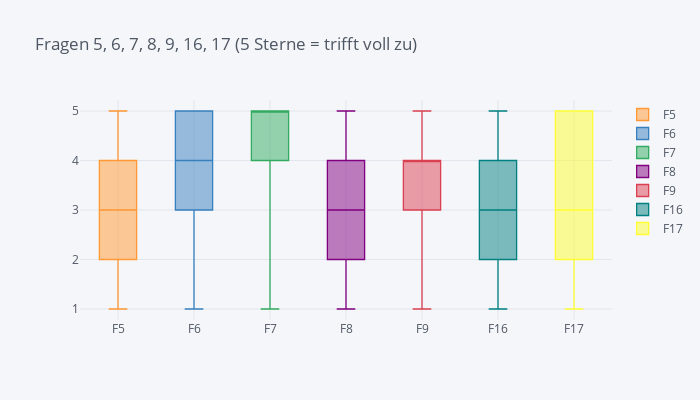

Source (notebook cell):
### Code cell
d=df[['F5', 'F6', 'F7', 'F8', 'F9', 'F16', 'F17']]
d.iplot(kind='box', dimensions=(700, 400), title='Fragen 5, 6, 7, 8, 9, 16, 17 (5 Sterne = trifft voll zu)')

### Figure 1 — Plotly figure (JSON) as saved in the notebook; plotly's stock layout.template omitted (floating-point values rounded to 4 significant figures; data arrays with more than 128 entries replaced by an {"elided": "..."} marker saying what was removed)
{"data": [{"boxpoints": false, "line": {"width": 1.3}, "marker": {"color": "rgba(255, 153, 51, 1.0)"}, "name": "F5", "orientation": "v", "type": "box", "y": {"elided": "640 int values"}}, {"boxpoints": false, "line": {"width": 1.3}, "marker": {"color": "rgba(55, 128, 191, 1.0)"}, "name": "F6", "orientation": "v", "type": "box", "y": {"elided": "640 int values"}}, {"boxpoints": false, "line": {"width": 1.3}, "marker": {"color": "rgba(50, 171, 96, 1.0)"}, "name": "F7", "orientation": "v", "type": "box", "y": {"elided": "640 int values"}}, {"boxpoints": false, "line": {"width": 1.3}, "marker": {"color": "rgba(128, 0, 128, 1.0)"}, "name": "F8", "orientation": "v", "type": "box", "y": {"elided": "640 int values"}}, {"boxpoints": false, "line": {"width": 1.3}, "marker": {"color": "rgba(219, 64, 82, 1.0)"}, "name": "F9", "orientation": "v", "type": "box", "y": {"elided": "640 int values"}}, {"boxpoints": false, "line": {"width": 1.3}, "marker": {"color": "rgba(0, 128, 128, 1.0)"}, "name": "F16", "orientation": "v", "type": "box", "y": {"elided": "640 int values"}}, {"boxpoints": false, "line": {"width": 1.3}, "marker": {"color": "rgba(255, 255, 51, 1.0)"}, "name": "F17", "orientation": "v", "type": "box", "y": {"elided": "640 int values"}}], "layout": {"height": 400, "legend": {"bgcolor": "#F5F6F9", "font": {"color": "#4D5663"}}, "paper_bgcolor": "#F5F6F9", "plot_bgcolor": "#F5F6F9", "title": {"font": {"color": "#4D5663"}, "text": "Fragen 5, 6, 7, 8, 9, 16, 17 (5 Sterne = trifft voll zu)"}, "width": 700, "xaxis": {"autorange": true, "gridcolor": "#E1E5ED", "range": [-0.5, 6.5], "showgrid": true, "tickfont": {"color": "#4D5663"}, "title": {"font": {"color": "#4D5663"}, "text": ""}, "type": "category", "zerolinecolor": "#E1E5ED"}, "yaxis": {"autorange": true, "gridcolor": "#E1E5ED", "range": [0.7778, 5.222], "showgrid": true, "tickfont": {"color": "#4D5663"}, "title": {"font": {"color": "#4D5663"}, "text": ""}, "type": "linear", "zerolinecolor": "#E1E5ED"}}}
